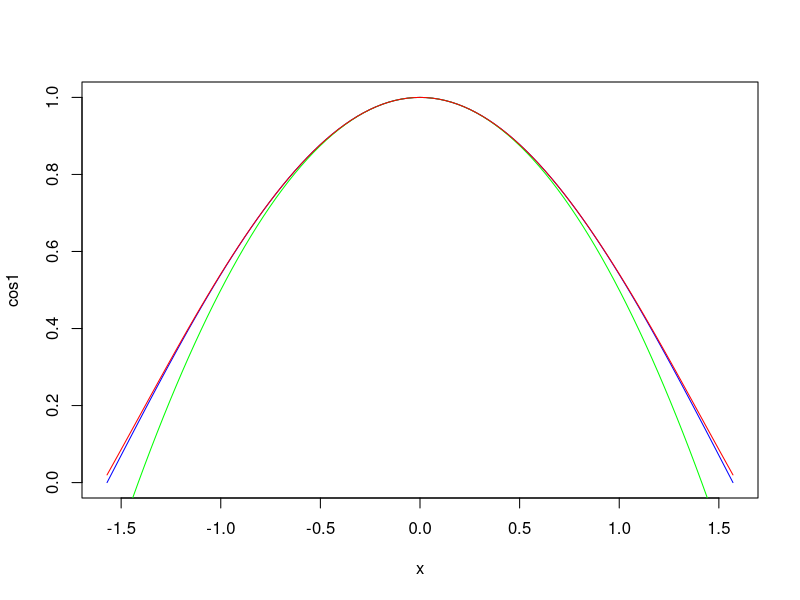

The R source for this figure:
## ---- chunk 1
library(ggplot2)

cos1 = function(x){
  cos(x)
}

taylor2 = function(x){
  1 - .5*x^2
}

taylor4 = function(x){
  taylor2(x) + (1/24)*x^4
}

plot(cos1, -pi/2, pi/2 , type = "l", col= "blue")
plot(taylor2, -pi/2, pi/2, col = "green", add=TRUE)
plot(taylor4, -pi/2, pi/2, col = "red", add=TRUE)
## ---- chunk 2
options(digits=20)
print(.Machine$double.eps)
## ---- chunk 3
options(digits=20)
(7/3 - 4/3)-1
(4/3-1/3)-1
## ---- chunk 4
1000000000000000000 + 100 - 1000000000000000000
## ---- chunk 5
naiveGaussian = function(mt) {
  n = nrow(mt)
  x = rep(1,n) #Instatiate our result vector
  col = ncol(mt)
  print(nrow(mt))
  #Elimination Section
  for(j in 1:(n-1)) { #Iterates over the columns
    if(abs(mt[j,j]) < .Machine$double.eps) { #Checks if a 0 pivot
      break
    }
    for(i in (j+1):n) { #Iterate over rows
      mult = mt[i,j] / mt[j,j] #Calculate the reduction factor
      for(k in (j):n) {
        mt[i,k] = mt[i,k] - mult*mt[j,k] #Update row values
      }
      mt[i, col] = mt[i, col] - mult*mt[j, col] #Adjust our resulting b values
    }
  } 
  print(mt) #Used to check accuracy of elimination step
  #Backwards substitution step: this works                                                                                                                           
  x[n] = mt[n, col] / mt[n, n]#calculate x[n] value
  for(i in (n-1):1) { #iterate over rows
    for(j in (i+1):n) { #Iterate over columns
      mt[i, col] = mt[i, col] - mt[i,j]*x[j] #Calculate b value
    }
    x[i] = mt[i, col]/ mt[i,i] #Store final x value
  }
  return(x)
}

m1 = cbind(c(2, 4, -2), c(-2, 1, 1), c(-1, -2, -1), c(-2, 1, -3))
naiveGaussian(m1)
